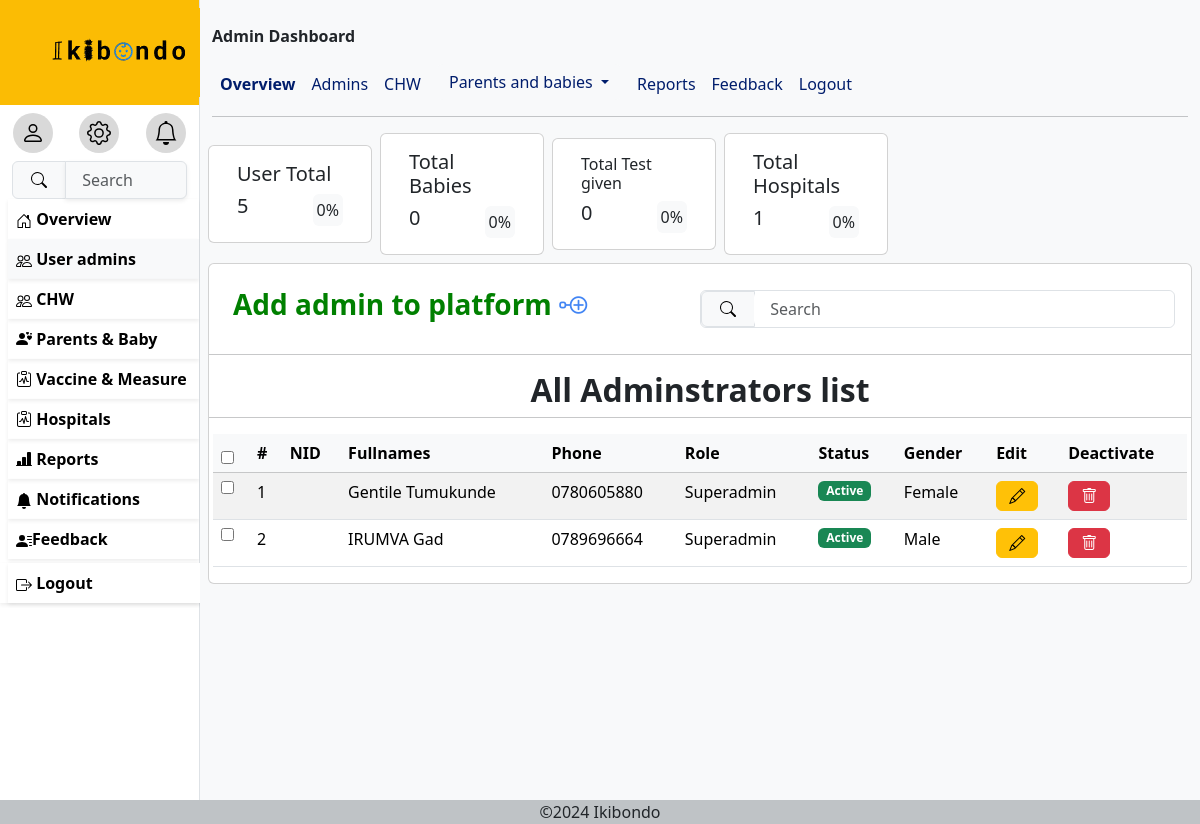
/admins (signed in), run on the app's committed database.
### ikibondoapp/models.py (models this page shows, shortened)
class Myuser(AbstractUser):
    ROLE_CHOICES = [
        ('Nurse', 'Nurse'),
        ('Superadmin', 'Superadmin'),
        ('Chw', 'Chw'),
        ('Parent', 'Parent'),
    ]
    GENDER_CHOICES = [
        ('Male', 'Male'),
        ('Female', 'Female'),
    ]
    username=None
    phone_number=models.CharField(max_length=10,validators=[
            RegexValidator(
                regex=r'^\d{10}$',
                message="Phone number must be 10 digits long.",
                code='invalid_phone_number'
            )
            ],
        unique=True)
    email=models.EmailField(unique=True,blank=True)
    role=models.CharField(choices=[('Nurse','Nurse'),('Superadmin','Superadmin'),('Chw','Chw'),('Parent','Parent')],max_length=50)
    gender= models.CharField(choices=[('Male','Male'),('Female','Female')],max_length=20)
    Age= models.PositiveIntegerField(null=True,validators=[
            RegexValidator(
                regex=r'^\d{2}$',
                message="age must be 2 digits long.",
                code='invalid_age_value'
            )
            ])
    need_password_change=models.BooleanField(default=True)
    USERNAME_FIELD='phone_number'
    REQUIRED_FIELDS=['email']
    object=CustomUserManager()

### ikibondoapp/views.py (the view)
# urls.py: path('admins',admin_view,name='admins'),
@login_required
def admin_view(request):
    user=request.user
    myusers=Myuser.objects.filter(role='Superadmin' or 'Nurse').order_by('-date_joined')
    return render(request,'admins.html',{'userss':myusers,'totals':total,'user':user})

### TEMPLATES/admins.html (shortened to what this page needs)
{% extends 'base.html' %}
{% block menu %}
     <a href="{% url 'useradmin' %}" class="remove">
      <div class="p-2 ms-2 shadow-sm fw-bold hovs">
        Overview</div>
     </a>
     {%if user.role == 'Superadmin'%}
     <a href="{% url 'admins'%}" class="remove">
      <div class="p-2 ms-2 shadow-sm fw-bold bg-light hovs">
        User admins
       </div>
     </a>
     {%endif%}
     {% if user.role == 'Superadmin' or user.role == 'Nurse'%}
     <a href="{% url 'chw'%}" class="remove">
      <div class="p-2 ms-2 shadow-sm fw-bold  hovs">
        CHW
       </div>
     </a>
     {%endif%}
     <a href="{% url 'parents' %}" class="remove hovs">
      <div class="p-2  ms-2 shadow-sm fw-bold hovs">
        <i class="bi bi-person-hearts"></i>
         Parents & Baby</div>
     </a>
     <a href="{% url 'vaccine' %}" class="remove">
      <div class="p-2 ms-2 shadow-sm fw-bold hovs">
        <i class="bi bi-clipboard-pulse"></i>
         Vaccine & Measure</div>
     </a>
     {% if user.role == 'Superadmin' or user.role == 'Nurse'%}
     <a href="{% url 'hospitals' %}" class="remove">
      <div class="p-2 ms-2 shadow-sm fw-bold  hovs">
        <i class="bi bi-clipboard-pulse"></i>
         Hospitals</div>
     </a>
     <a href="{% url 'reports' %}" class="remove">
      <div class="p-2 ms-2 shadow-sm fw-bold  hovs">
        <i class="bi bi-bar-chart-line-fill"></i>
        Reports</div>
     </a>
     {%endif%}
     <a href="{% url 'notification'%}" class="remove">
      <div class="p-2 ms-2 shadow-sm fw-bold  hovs">
        <svg xmlns="http://www.w3.org/2000/svg" width="16" height="16" fill="currentColor" class="bi bi-bell-fill" viewBox="0 0 16 16">
          <path d="M8 16a2 2 0 0 0 2-2H6a2 2 0 0 0 2 2m.995-14.901a1 1 0 1 0-1.99 0A5 5 0 0 0 3 6c0 1.098-.5 6-2 7h14c-1.5-1-2-5.902-2-7 0-2.42-1.72-4.44-4.005-4.901"/>
        </svg>
         Notifications</div>
     </a>
     {%if user.role == 'Superadmin' or user.role == 'Nurse'%}
     <a href="{% url 'adminfeedback'%}" class="remove">
      <div class="p-2 ms-2 shadow-sm fw-bold  hovs">
        Feedback
        </div>
     </a>
     {%endif%}
        <div>
        <form method="post" action="{% url 'logout' %}" class="container-fluid p-0 shadow-sm mt-1">
          <button type="submit" class="p-2 ms-2 shadow-sm fw-bold container-fluid border-0 bg-white text-start hovs">
             Logout</button>
          </form>
         </div>
{%endblock%}
{%block content%}
               <div class="row px-2 hstack gap-2">
               <div class="card col-md-2 hov">
                 <div class="card-body">
                   <h5 class="card-title">User Total</h5>
                   <div class="hstack">
                   <div class="card-link fs-5 h1">
                    {{totals.totaluser}}
                   </div>
                   <div class="card-link bg-light p-1 rounded ms-auto">0%</div>
                   </div>
                 </div>
               </div>
               <div class="card col-md-2 hov">
                 <div class="card-body">
                   <h5 class="card-title">Total Babies</h5>
                   <div class="hstack">
                   <div class="card-link fs-5 h1">{{totals.totalbabies}}</div>
                   <div class="card-link bg-light rounded p-1 ms-auto">0%</div>
                   </div>
                 </div>
               </div>
               <div class="card col-md-2 hov">
                 <div class="card-body">
                   <h5 class="card-title h6">Total Test given</h5>
                   <div class="hstack">
                   <div class="card-link fs-5 h1">{{totals.totaltests}}</div>
                   <div class="card-link bg-light rounded p-1 ms-auto">0%</div>
                   </div>
                 </div>
               </div>
               <div class="card col-md-2 hov">
                 <div class="card-body">
                   <h5 class="card-title">Total Hospitals</h5>
                   <div class="hstack">
                   <div class="card-link fs-5 h1">{{totals.totalhospital}}</div>
                   <div class="card-link bg-light hov rounded p-1 ms-auto">0%</div>
                   </div>
                 </div>
               </div>
             </div>
             <div class="row gx-2 card  mt-2">
                <div class="card-body">
               <div class="hstack">
                <a href="{% url 'addchw' %}" style="text-decoration: none;color: #000;">
                  <h3 class="p-2" style="color:green;font-weight: bold;">Add admin to platform <i class="bi bi-node-plus" style="color:#4285F4;"></i></h3>
                </a>
                <form class="form-control ms-auto p-0 w-50">
                    <div class="input-group">
                      <span class="input-group-text" id="basic-addon1"><button type="button" class="border-0 bg-light">
                        <svg xmlns="http://www.w3.org/2000/svg" width="16" height="16" fill="currentColor" class="bi bi-search" viewBox="0 0 16 16">
                        <path d="M11.742 10.344a6.5 6.5 0 1 0-1.397 1.398h-.001q.044.06.098.115l3.85 3.85a1 1 0 0 0 1.415-1.414l-3.85-3.85a1 1 0 0 0-.115-.1zM12 6.5a5.5 5.5 0 1 1-11 0 5.5 5.5 0 0 1 11 0"/>
                        </svg>
                        </button>
                      </span>
                      <input type="text" class="form-control rounded border-0" placeholder=" Search" aria-label="Username" aria-describedby="basic-addon1">
                    </div>
                  </form>
               </div>
             </div>
             <hr>
             <h2><center><b>All Adminstrators list</b></center></h2>
             <hr>
             <div class="table-responsive ">
                <table class="table table-striped table-hover ">
                    <thead class="table-light">
                        <th scope="col"><input type="checkbox" id="selectAll"/></th>
                        <th scope="col">#</th>
                        <th scope="col">NID</th>
                        <th scope="col">Fullnames</th>
                        <th scope="col">Phone</th>
                        <th scope="col">Role</th>
                        <th scope="col">Status</th>
                        <th scope="col">Gender</th>
                        <th scope="col">Edit</th>
                        <th scope="col">Deactivate</th>
                    </thead>
                    <tbody id="userTableBody">
                      {% for users in userss %}
                      <tr>
                        <td><input type="checkbox" class="userCheckbox" /></td>
                        <td>{{ forloop.counter }}</td>
                        <td>{{ chw.nid }}</td>
                        <td>{{ users.first_name }} {{ users.last_name }}</td>
                        <td>{{ users.phone_number }}</td>
                        <td>{{ users.role }}</td>
                        <td>
                          {%if users.is_active %}
                          <span class="badge bg-success">Active</span>
                          {%else%}
                          <span class="badge bg-danger">Inactive</span>
                          {%endif%}
                        </td>
                        <td>{{ users.gender }}</td>
                        <td>
                          <a href="{% url 'userdetail' phone=users.phone_number %}">
                          <button
                            class="btn btn-md btn-warning editButton"
                            data-bs-toggle="modal"
                            data-bs-target="#editUserModal"
                          >
                            <i class="bi bi-pencil"></i>
                          </button>
                          </a>
                        </td>
                        <td>
                          <button class="btn btn-md btn-danger deleteButton" data-bs-toggle="modal" data-bs-target="#e">
                            <i class="bi bi-trash"></i>
                          </button>
                        </td>
                      </tr>
                      {% empty %}
                      <tr>
                        <td colspan="10" class="text-center">No users found</td>
                      </tr>
                      {% endfor %}
                    </tbody>
                 </table>
             </div>
            </div>
{%endblock%}

### TEMPLATES/base.html (style rules this page uses)
*, *::before, *::after { box-sizing: border-box; }
* { margin: 0; }
body { font-family: system-ui; max-width: 100%; margin-inline: auto; }
.remove { text-decoration: none; color: #000; font-weight: bolder; }

### data on the page
Myuser: first_name "Gentile", last_name "Tumukunde", phone_number "0780605880", role "Superadmin", is_active "Active", gender "Female"
Myuser: first_name "IRUMVA", last_name "Gad", phone_number "0789696664", role "Superadmin", is_active "Active", gender "Male"

### other printed values
{{ totals.totaluser }} "5"
{{ totals.totalbabies }} "0"
{{ totals.totaltests }} "0"
{{ totals.totalhospital }} "1"
